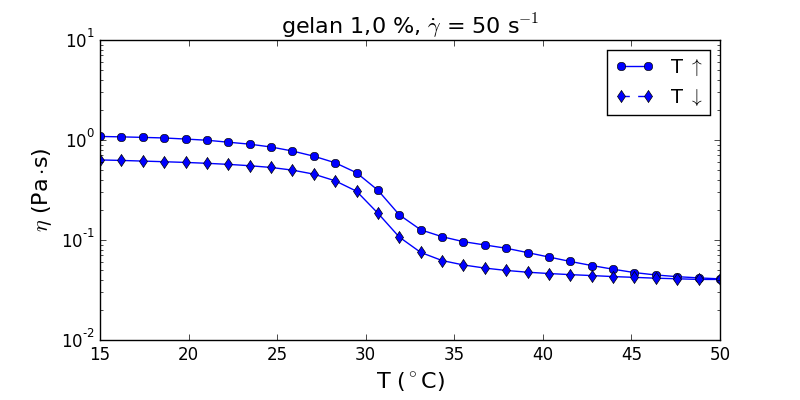

The script that saved this image:
import csv
import numpy as np

def podatki(filename,stVrst):

    # INITIALIZE LISTS
    col1 = []
    col2 = []
    col3 = []
    col4 = []

    # READ FROM CSV FILE
    with open(filename, 'rb') as csvfile:
        for i in range(0,stVrst):
            next(csvfile)
        podatki = csv.reader(csvfile)
        for row in podatki:
            col1.append(float(row[1]))
            col2.append(float(row[2]))
            col3.append(float(row[3]))
            col4.append(float(row[4]))

    # CONVERT LIST TO ARRAYS
    col1 = np.array(col1)
    col2 = np.array(col2)
    col3 = np.array(col3)
    col4 = np.array(col4)

    return col1,col2,col3,col4


# PROGRAM STARTS HERE

file1 = "S1TempX1.0.csv"
file2 = "S2TempG1.0.csv"

temp1,stress1,visc1,speed1  = podatki(file1,6)
shear2,temp2,stress2,visc2 = podatki(file2,2)

print len(temp2)
#-------------------------------
# GRAF
import matplotlib.pyplot as plt
import matplotlib.patches as mpatches
import matplotlib.lines as mlines
from matplotlib import gridspec

red_patch = mpatches.Patch(color='red', label='gelan 0.7 %, 20 $^\circ$C')
blue_patch = mpatches.Patch(color='blue', label='gelan 1.0 %, 20 $^\circ$C')
green_patch = mpatches.Patch(color='green', label='xantan 1.0 %, 20 $^\circ$C')

T_dots = mlines.Line2D([], [], color='blue', linestyle='-',marker='o',label="T $\uparrow$")
T_diam = mlines.Line2D([], [], color='blue', linestyle='--',marker='d',label="T $\downarrow$")

plt.figure(figsize=(8,4))
plt.gcf().subplots_adjust(bottom=0.15)

# TEST LEZENJA IN OBNOVE
plt.plot(temp2[0:30],visc2[0:30],'bo-',
         temp2[30:60],visc2[30:60],'bd-')

plt.legend(handles=[T_dots,T_diam],loc='upper right',fontsize='14',ncol=1)
plt.title('gelan 1,0 %, $\dot{\\gamma}$ = 50 s$^{-1}$',fontsize='16')
plt.ylabel('$\eta$ (Pa$\cdot$s)',fontsize='16')
plt.xlabel('T ($^\circ$C)', fontsize='16')
plt.yscale("log")

plt.savefig("temperature.png")
plt.show()
plt.close()
